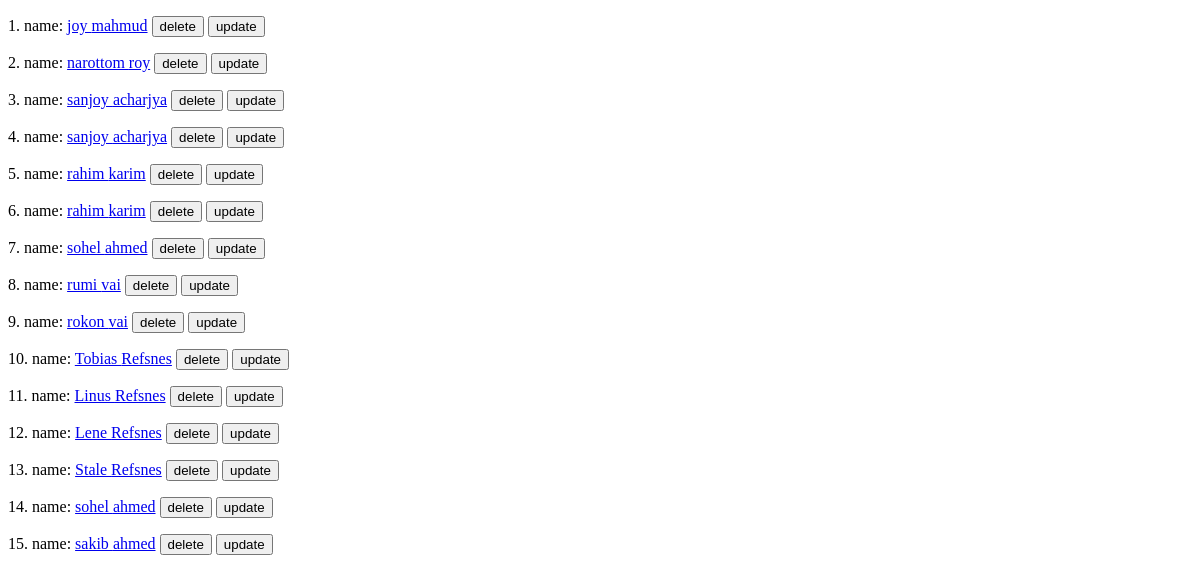
/members/viewAllMembers/, run on an earlier commit of the app's database.
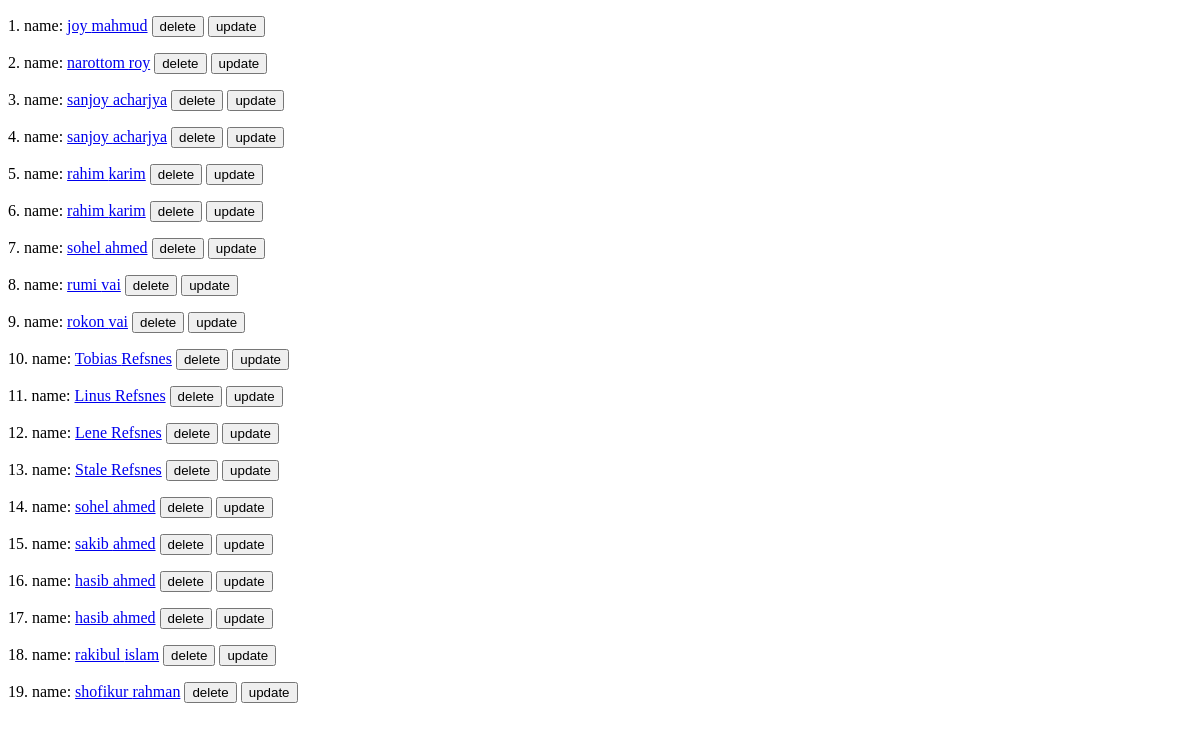
And on a later commit of the database.
### members/models.py (models this page shows)
class Member(models.Model):
    firstname=models.CharField(max_length=100)
    lastname=models.CharField(max_length=100)
    age=models.IntegerField(null=True)

### members/views.py (the view)
# urls.py: path('viewAllMembers/',views.view_members,name="view_members"),
def view_members(request):
    members=Member.objects.all().values()
    context={
        "allMembers":members
    }
    return render(request,'view_members.html',context)

### members/templates/view_members.html (shortened to what this page needs)
<!DOCTYPE html>
<html lang="en">
<head>
</head>
<body>
    <div>
        {% for x in allMembers %}
        <p> {{forloop.counter}}. name: <a href="http://127.0.0.1:8000/members/memberDetails/{{x.id}}">{{x.firstname}} {{x.lastname}}</a> <a href="{% url 'deleteMember' x.id%}"><button>delete</button></a>
            <a href="{% url 'update_member' x.id%}"><button>update</button></a>
        </p>
        {% endfor %}
    </div>
</body>
</html>

What changed in the data, as far as the page shows it:
added Member: firstname "hasib", lastname "ahmed"
added Member: firstname "hasib", lastname "ahmed"
added Member: firstname "rakibul", lastname "islam"
added Member: firstname "shofikur", lastname "rahman"
